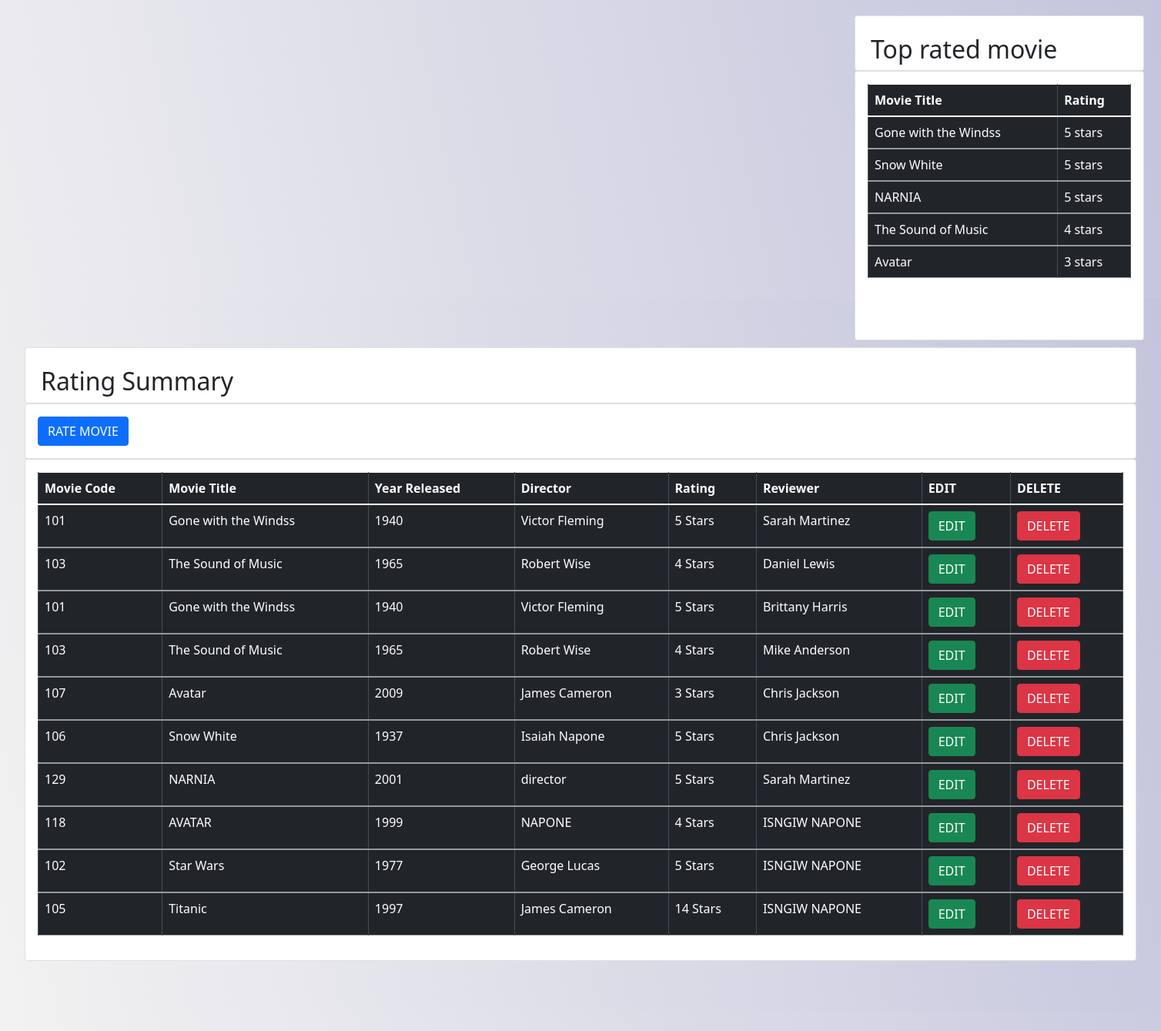
The page /cindex.php on the database its author committed.
### tables this page shows
CREATE TABLE `movie` (
  `mID` int(11) NOT NULL,
  `title` text DEFAULT NULL,
  `year` int(11) DEFAULT NULL,
  `director` text DEFAULT NULL
);

### cindex.php (the view, shortened to what this page needs)
<?php
  include_once 'connect.php';
  ?>
<!DOCTYPE html>
<html lang="en">
  <head>
    <link rel="stylesheet" href="https://stackpath.bootstrapcdn.com/bootstrap/4.2.1/css/bootstrap.min.css">
    <link href="https://cdn.jsdelivr.net/npm/bootstrap@5.0.2/dist/css/bootstrap.min.css" rel="stylesheet">
    <link rel="stylesheet" href="https://cdn.datatables.net/1.10.18/css/dataTables.bootstrap4.min.css">
  </head>
  <body>
    <div id="chartContainer" style="height: 420px; width: 70.6%; margin-left: 32px; margin-top: 21px;"></div>
    <div class="container" style="width: 400px !important;   margin-top: -421px ;margin-left: 1098px; " >
      <div class="card">
        <h2>Top rated movie </h2>
      </div>
      <div class="card">
        <div class="card-body" style="height: 348px !important;">
          <?php
            $nsql="SELECT DISTINCT `title`, `stars` from view3 WHERE stars>2  ORDER BY stars desc limit 5";
            $result=mysqli_query($db_conn,$nsql);
            ?>
          <table id="datatableid" class="table table-bordered table-dark">
            <thead>
              <tr>
                <th scope="col">Movie Title</th>
                <th scope="col"> Rating </th>
              </tr>
            </thead>
            <?php
              if($result)
              {
                  foreach($result as $row)
                  {
              ?>
            <tbody>
              <tr>
                <td> <?php echo $row['title']; ?> </td>
                <td> <?php echo $row['stars']; ?> stars </td>
              </tr>
            </tbody>
            <?php
              }
              }
              else
              {
              echo "No Record Found";
              }
              ?>
          </table>
        </div>
      </div>
    </div>
    <div class="jumbotron" style=" background: rgb(242,242,242);
      background: linear-gradient(78deg, rgba(242,242,242,1) 0%, rgba(196,196,221,1) 100%, rgba(0,212,255,1) 100%);
      margin-left: 10 px!important; margin-top: -55px !important">
    <div class="fluid" >
      <div class="card">
        <h2>Rating Summary </h2>
      </div>
      <div class="card">
        <div class="card-body">
          <button type="button   " class="btn btn-primary" data-toggle="modal" data-target="#ratesummary">
          RATE MOVIE
          </button>
        </div>
      </div>
      <div class="card">
        <div class="card-body">
          <?php
            $nsql="SELECT distinct `mID`,`title`,`year`,`director`,`stars`,`name` from view4 ";
            $result=mysqli_query($db_conn,$nsql);
            ?>
          <table id="datatableid" class="table table-bordered table-dark">
            <thead>
              <tr>
                <th scope="col"> Movie Code</th>
                <th scope="col">Movie Title</th>
                <th scope="col">Year Released</th>
                <th scope="col"> Director </th>
                <th scope="col"> Rating </th>
                <th scope="col"> Reviewer </th>
                <th scope="col"> EDIT </th>
                <th scope="col"> DELETE </th>
              </tr>
            </thead>
            <?php
              if($result)
              {
                  foreach($result as $row)
                  {
              ?>
            <tbody>
              <tr>
                <td> <?php echo $row['mID']; ?> </td>
                <td> <?php echo $row['title']; ?> </td>
                <td> <?php echo $row['year']; ?> </td>
                <td> <?php echo $row['director']; ?> </td>
                <td> <?php echo $row['stars']; ?> Stars </td>
                <td> <?php echo $row['name']; ?> </td>
                <td>
                  <button type="button" name="delete" class="btn btn-success editbtn"> EDIT </button>
                </td>
                <td>
                  <button type="button" class="btn btn-danger deletebtn"> DELETE </button>
                </td>
              </tr>
            </tbody>
            <?php
              }
              }
              else
              {
              echo "No Record Found";
              }
              ?>
          </table>
        </div>
      </div>
    </div>
  </body>
</html>

### cindex.php (style rules this page uses)
body { background: rgb(242,242,242); background: linear-gradient(78deg, rgba(242,242,242,1) 0%, rgba(196,196,221,1) 100%, rgba(0,212,255,1) 100%); }
h2 { margin-left: 20px !important; }

### rows shown on the page
movie: mID "101", title "Gone with the Windss", year "1940", director "Victor Fleming", stars "5", name "Sarah Martinez", name "Brittany Harris"
movie: mID "103", title "The Sound of Music", year "1965", director "Robert Wise", stars "4", name "Daniel Lewis", name "Mike Anderson"
movie: mID "107", title "Avatar", year "2009", director "James Cameron", stars "3", name "Chris Jackson"
movie: mID "106", title "Snow White", year "1937", director "Isaiah Napone", stars "5", name "Chris Jackson"
movie: mID "129", title "NARNIA", year "2001", director "director", stars "5", name "Sarah Martinez"
movie: mID "118", title "AVATAR", year "1999", director "NAPONE", stars "4", name "ISNGIW NAPONE"
movie: mID "102", title "Star Wars", year "1977", director "George Lucas", stars "5", name "ISNGIW NAPONE"
movie: mID "105", title "Titanic", year "1997", director "James Cameron", stars "14", name "ISNGIW NAPONE"

### other values the page prints
$row['title'] "Gone with the Windss"
$row['stars'] "5"
$row['title'] "Snow White"
$row['title'] "NARNIA"
$row['title'] "The Sound of Music"
$row['stars'] "4"
$row['title'] "Avatar"
$row['stars'] "3"
